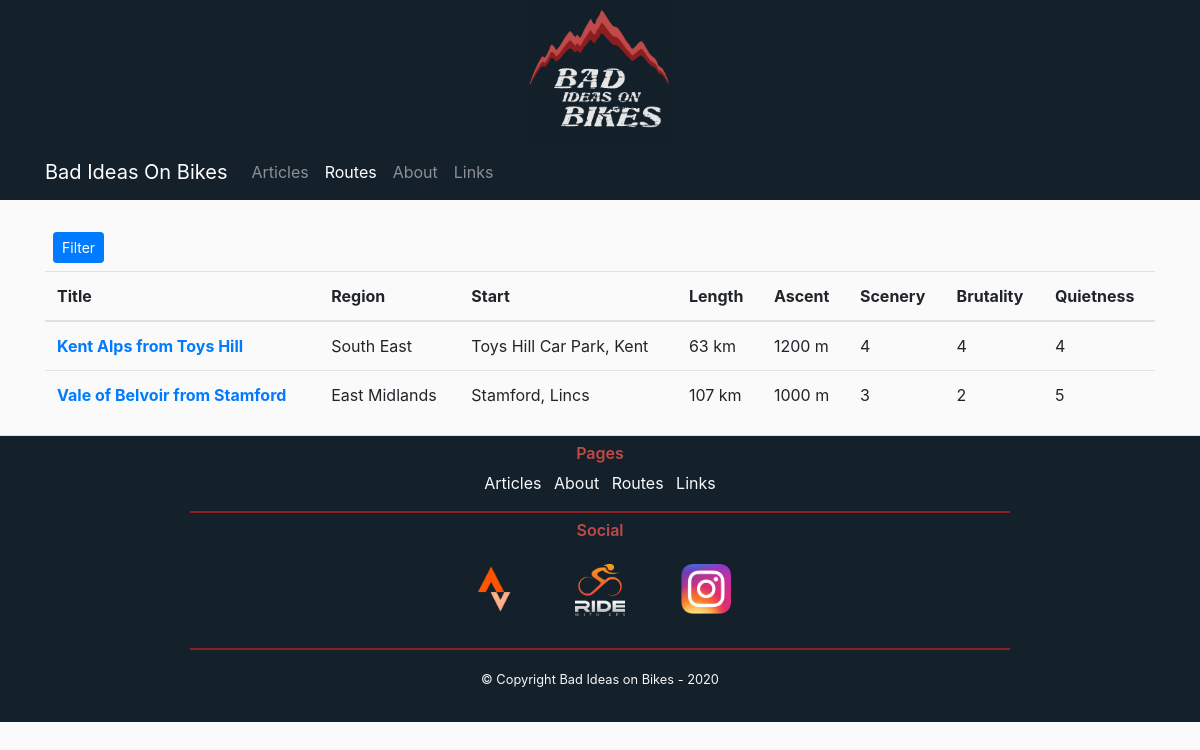
Page /routes on the earlier database version.
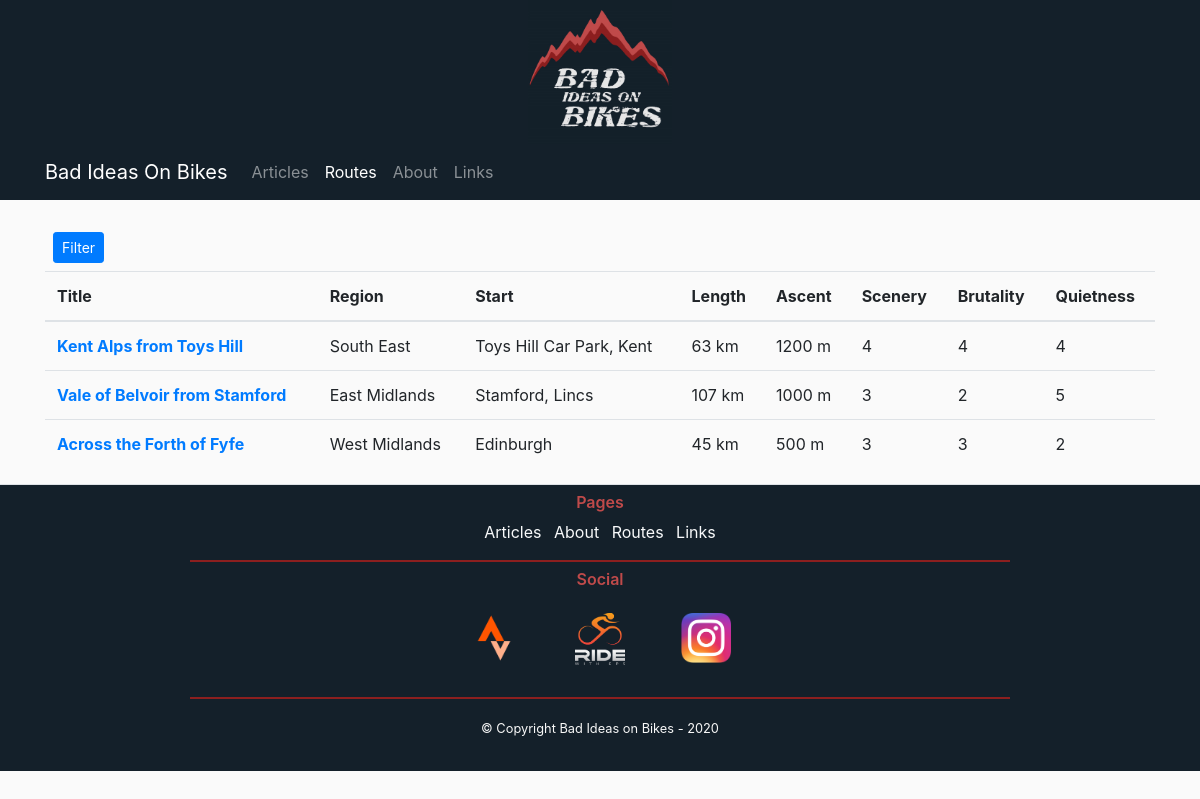
Same page on the later database version.
### flaskbiob/models.py (models this page shows)
class Routes(db.Model):
    id = db.Column(db.Integer, primary_key=True)
    title = db.Column(db.String(100), nullable=False)
    region = db.Column(db.String(100), nullable=False)
    starting_location = db.Column(db.String(100), nullable=False)
    starting_coordinates = db.Column(db.String(100), nullable=False)
    length = db.Column(db.Integer, nullable=False)
    ascent = db.Column(db.Integer, nullable=False)
    scenery = db.Column(db.Integer, nullable=False)
    brutality = db.Column(db.Integer, nullable=False)
    quietness = db.Column(db.Integer, nullable=False)
    description = db.Column(db.Text, nullable=False)
    link = db.Column(db.String(100), nullable=False)
    post = db.Column(db.Integer, db.ForeignKey("posts.id"), nullable=True)
    user = db.Column(db.Integer, db.ForeignKey("users.id"), nullable=False)

### flaskbiob/routes/routes.py (the view, shortened to what this page needs)
@routes.route("/routes", methods=["GET", "POST"])
def routesPage():
    form = RouteFilterForm()
    query = Routes.query
    my_routes = Routes.query.all()
    return render_template("Routes.html", my_routes=my_routes, form=form, filtered=False)

### flaskbiob/templates/Routes.html (shortened to what this page needs)
{% extends "BASE.html" %}
{% block content %}
    <div class="row">
        <div class="col-md-12">
            <button class="btn btn-primary btn-sm m-2" type="button" data-toggle="collapse" data-target="#collapsefilters" aria-expanded="false" aria-controls="collapsefilters">
                Filter
            </button>
        </div>
        <div class="col-md-12">
            <table class="table">
                <thead>
                    <tr>
                        <th scope="col">Title</th>
                        <th scope="col">Region</th>
                        <th scope="col">Start</th>
                        <th scope="col">Length</th>
                        <th scope="col">Ascent</th>
                        <th scope="col">Scenery</th>
                        <th scope="col">Brutality</th>
                        <th scope="col">Quietness</th>
                    </tr>
                </thead>
                <tbody>
                {% for route in my_routes %}
                    <tr>
                        <th scope="row"><a href="{{ url_for('posts.postPage', post_id=route.post) }}">{{ route.title }}</a></th>
                        <td>{{ route.region }}</td>
                        <td>{{ route.starting_location }}</td>
                        <td>{{ route.length }} km</td>
                        <td>{{ route.ascent }} m</td>
                        <td>{{ route.scenery }}</td>
                        <td>{{ route.brutality }}</td>
                        <td>{{ route.quietness }}</td>
                    </tr>
                {% endfor %}
                </tbody>
            </table>
        </div>
    </div>
{% endblock content %}

### flaskbiob/templates/BASE.html (shortened to what this page needs)
<!DOCTYPE html>
<html lang="en">
<head>
    <link rel="stylesheet" href="https://stackpath.bootstrapcdn.com/bootstrap/4.5.2/css/bootstrap.min.css">
    <link rel="stylesheet" type="text/css" href="{{ url_for('static', filename='main.css') }}">
</head>
    <body>
    <div class="banner-top"><img src="{{ url_for('static', filename='BIOB_Dark_Square_SM.jpg') }}" class="mx-auto d-block img-fluid"></div>
    <nav class="navbar navbar-expand-lg sticky-top navbar-dark bg-custom mb-4">
        <div class="container">
              <a class="navbar-brand" href="{{ url_for('main.homePage') }}">Bad Ideas On Bikes</a>
              <div class="collapse navbar-collapse" id="navbarNav">
                <ul class="navbar-nav">
                  <li class="nav-item {% if request.endpoint == 'main.homePage' %} active {% endif %}">
                    <a class="nav-link" href="{{ url_for('main.homePage') }}">Articles <span class="sr-only">(current)</span></a>
                  </li>
                    <li class="nav-item {% if request.endpoint == 'routes.routesPage' %} active {% endif %}">
                    <a class="nav-link" href="{{ url_for('routes.routesPage') }}">Routes</a>
                  </li>
                  <li class="nav-item {% if request.endpoint == 'main.aboutPage' %} active {% endif %}">
                    <a class="nav-link" href="{{ url_for('main.aboutPage') }}">About</a>
                  </li>
                  <li class="nav-item {% if request.endpoint == 'main.linkPage' %} active {% endif %}">
                    <a class="nav-link" href="#">Links</a>
                  </li>
                </ul>
              </div>
        </div>
    </nav>
    <div class="container">
            {% block content %}
            {% endblock content %}
    </div>
        <div class="row">
            <div class="container-fluid border-top" id="footer">
                <div class="row footer-links text-center mt-2">
                    <div class="col-md-2"></div>
                    <div class="col-md-8 border-bottom bdrbottom pb-3">
                        <h6 class="text-center">Pages</h6>
                        <a class="text-light text-decoration-none mr-2" href="{{ url_for('main.homePage') }}">Articles</a>
                        <a class="text-light text-decoration-none mr-2" href="{{ url_for('main.aboutPage') }}">About</a>
                        <a class="text-light text-decoration-none mr-2" href="{{ url_for('routes.routesPage') }}">Routes</a>
                        <a class="text-light" href="">Links</a>
                    </div>
                    <div class="col-md-2"></div>
                </div>
                <div class="row mt-2">
                    <div class="col-md-2"></div>
                    <div class="col-md-8 border-bottom bdrbottom pb-3">
                        <div><h6 class="text-center">Social</h6></div>
                        <div class="d-flex justify-content-center">
                            <a href="" class="image-link-gs mr-4"><img src="{{ url_for('static', filename='icons/strava.png') }}" class="button-icon m-3"></a>
                            <a href="" class="image-link-gs mr-4"><img src="{{ url_for('static', filename='icons/RWGPS.png') }}" class="button-icon m-3"></a>
                            <a href="" class="image-link-gs"><img src="{{ url_for('static', filename='icons/small_instagram.png') }}" class="button-icon m-3"></a>
                        </div>
                    </div>
                    <div class="col-md-2"></div>
                </div>
                <div class="row">
                    <div class="col-12 p-3">
                        <p class="footer-text text-center copyright"><small>© Copyright Bad Ideas on Bikes - 2020</small></p>
                    </div>
                </div>
            </div>
        </div>
    </body>
</html>

### flaskbiob/static/main.css (style rules this page uses)
body { background: #fafafa; color: #333333; }
h1, h2, h3, h4, h5, h6 { color: #444444; }
.bg-custom { background-color: #14202a; }
#footer { background-color: #14202a; }
.footer-text { color: #f7f7f7; }
.button-icon { max-width: 50px; }
#footer h6 { color: #BF4A4A; font-weight: 600; }
.bdrbottom { border-width:2px !important; border-color: #8c1f1f !important; }
.banner-top { background-color: #14202a; }
.banner-top img { max-width: 12%; min-width: 10%; height: auto; }

Differences in the rows shown:
added Routes: title "Across the Forth of Fyfe", region "West Midlands", starting_location "Edinburgh", length "45", ascent "500", scenery "3", brutality "3", quietness "2"
